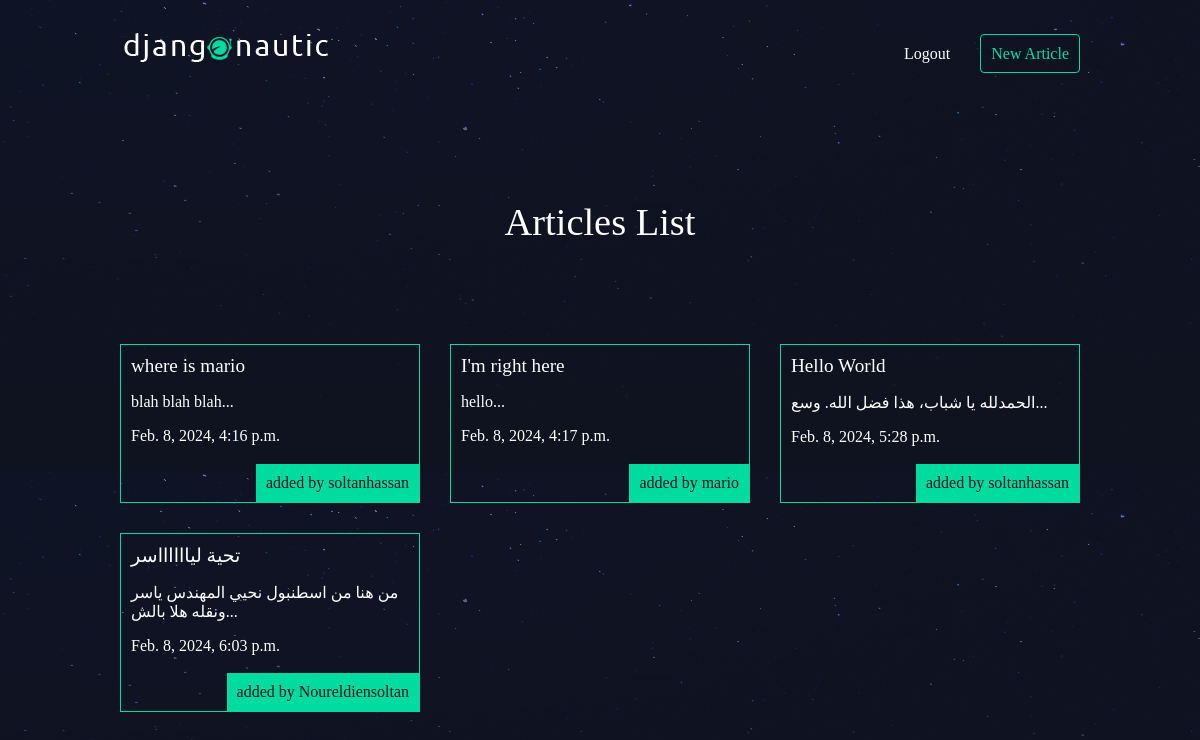
Screenshot of /articles/ (signed in) with the database file from the repository.
### articles/models.py (models this page shows, shortened)
class Article(models.Model):
    title = models.CharField(max_length=100)
    slug = models.SlugField()
    body = models.TextField()
    date = models.DateTimeField(auto_now_add=True)
    thumb = models.ImageField(default='default.png', blank=True)
    author = models.ForeignKey(User, on_delete=models.CASCADE, default=None)
    def snippet(self):
        return self.body[:50] + '...'

### articles/views.py (the view)
# urls.py: path('', views.article_list, name="list"),
def article_list(request):
  articles = Article.objects.all().order_by('date')
  return render(request, 'articles/article_list.html', { 'articles': articles })

### articles/templates/articles/article_list.html
{% extends 'base_layout.html' %}
{% block content%}
    <h1>Articles List</h1>
    <div class="articles">
    {% for article in articles %}
        <div class="article">
            <h2><a href="{% url 'articles:detail' slug=article.slug %}">{{ article.title }}</a></h2>
            <p>{{ article.snippet }}</p>
            <p>{{ article.date }}</p>
            <p class="author">added by {{article.author.username}}</p>
        </div>
    {% endfor %}
    </div>
{% endblock %}

### assets/styles.css (style rules this page uses)
body { background-color: #0f121f; background-image: url(/static/stars.png); background-repeat-y: no-repeat; color: #fff; }
body * { font-family: Ubuntu; }
h1, h2, h3, h4, h5 { font-weight: normal; margin: 0; }
a, a:hover, a:visited { color: #fff; text-decoration: none; }
div.wrapper > h1 { text-align: center; margin: 100px auto; font-size: 2.4em }
.articles { display: grid; grid-template-columns: 1fr 1fr 1fr; grid-gap: 30px; }
.article { padding: 10px; border: 1px solid #00dba0; position: relative; padding-bottom: 40px; }
.article h2 { font-size: 1.2em; }
.article .author { padding: 10px; background: #00dba0; position: absolute; right: 0; bottom: 0; margin: 0; color: #0f121f; }

### rows the page displays
Article: title "where is mario", snippet "blah blah blah...", date "Feb. 8, 2024, 4:16 p.m.", author.username "soltanhassan"
Article: title "I'm right here", snippet "hello...", date "Feb. 8, 2024, 4:17 p.m.", author.username "mario"
Article: title "Hello World", snippet "الحمدلله يا شباب، هذا فضل الله. وسع...", date "Feb. 8, 2024, 5:28 p.m.", author.username "soltanhassan"
Article: title "تحية ليااااااسر", snippet "من هنا من اسطنبول نحيي المهندس ياسر ونقله هلا بالش...", date "Feb. 8, 2024, 6:03 p.m.", author.username "Noureldiensoltan"
